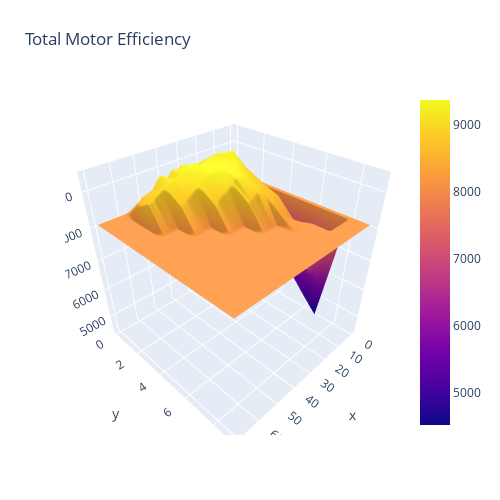

The code cell stored with this chart in its notebook:
### Code cell
fig5 = go.Figure(data=[go.Surface(z=((mtr_ctrl_eff_arr*mtr_eff_arr).transpose()))])

fig5.update_layout(title='Total Motor Efficiency', autosize=False,
                  width=500, height=500,
                  margin=dict(l=65, r=50, b=65, t=90))

fig5.show()

### Figure 1 — Plotly figure (JSON) as saved in the notebook; plotly's stock layout.template omitted (floating-point values rounded to 4 significant figures; data arrays with more than 128 entries replaced by an {"elided": "..."} marker saying what was removed)
{"data": [{"type": "surface", "z": {"elided": "10x71 float values"}}], "layout": {"autosize": false, "height": 500, "margin": {"b": 65, "l": 65, "r": 50, "t": 90}, "title": {"text": "Total Motor Efficiency"}, "width": 500}}
